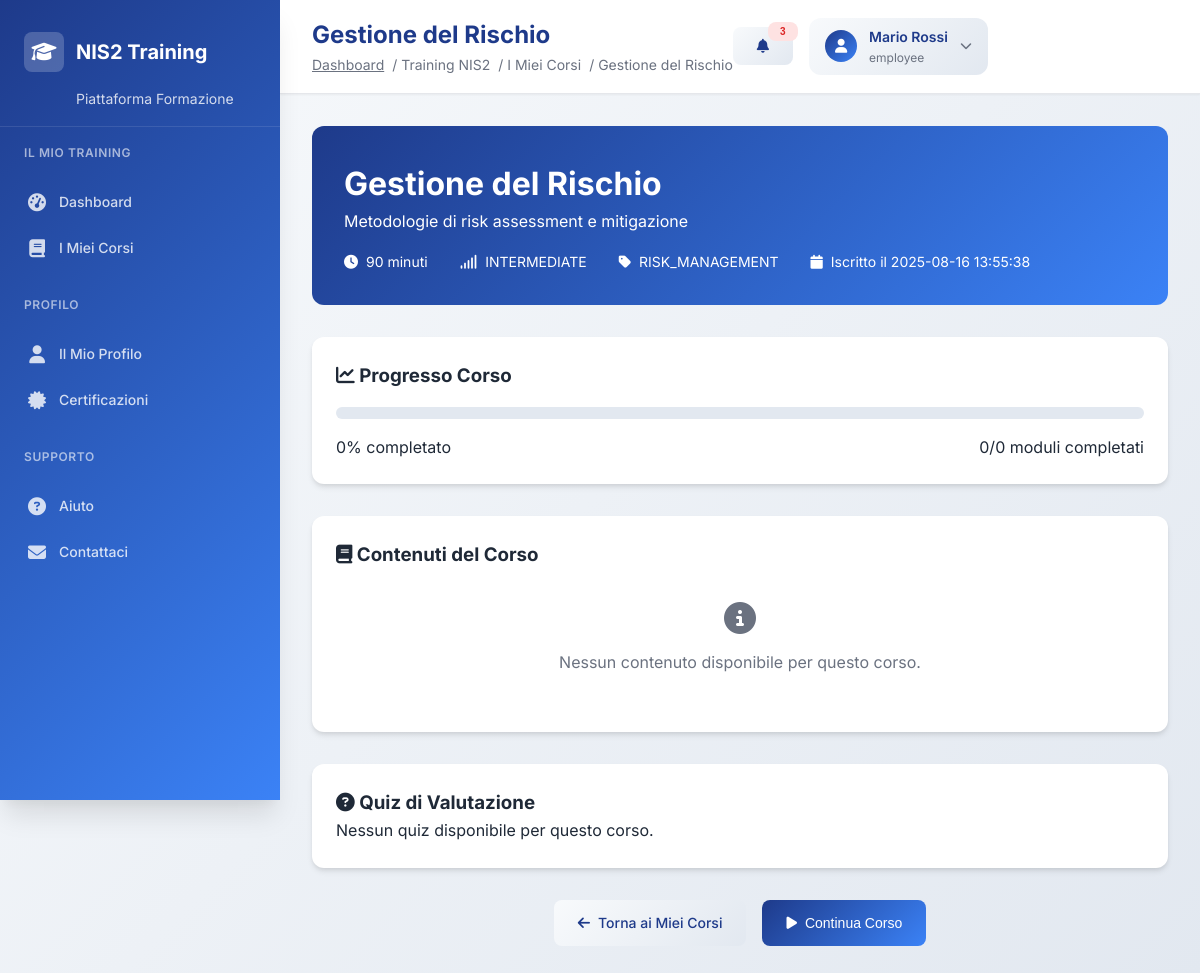
The page /training/course/4 (signed in) on the database as committed earlier.
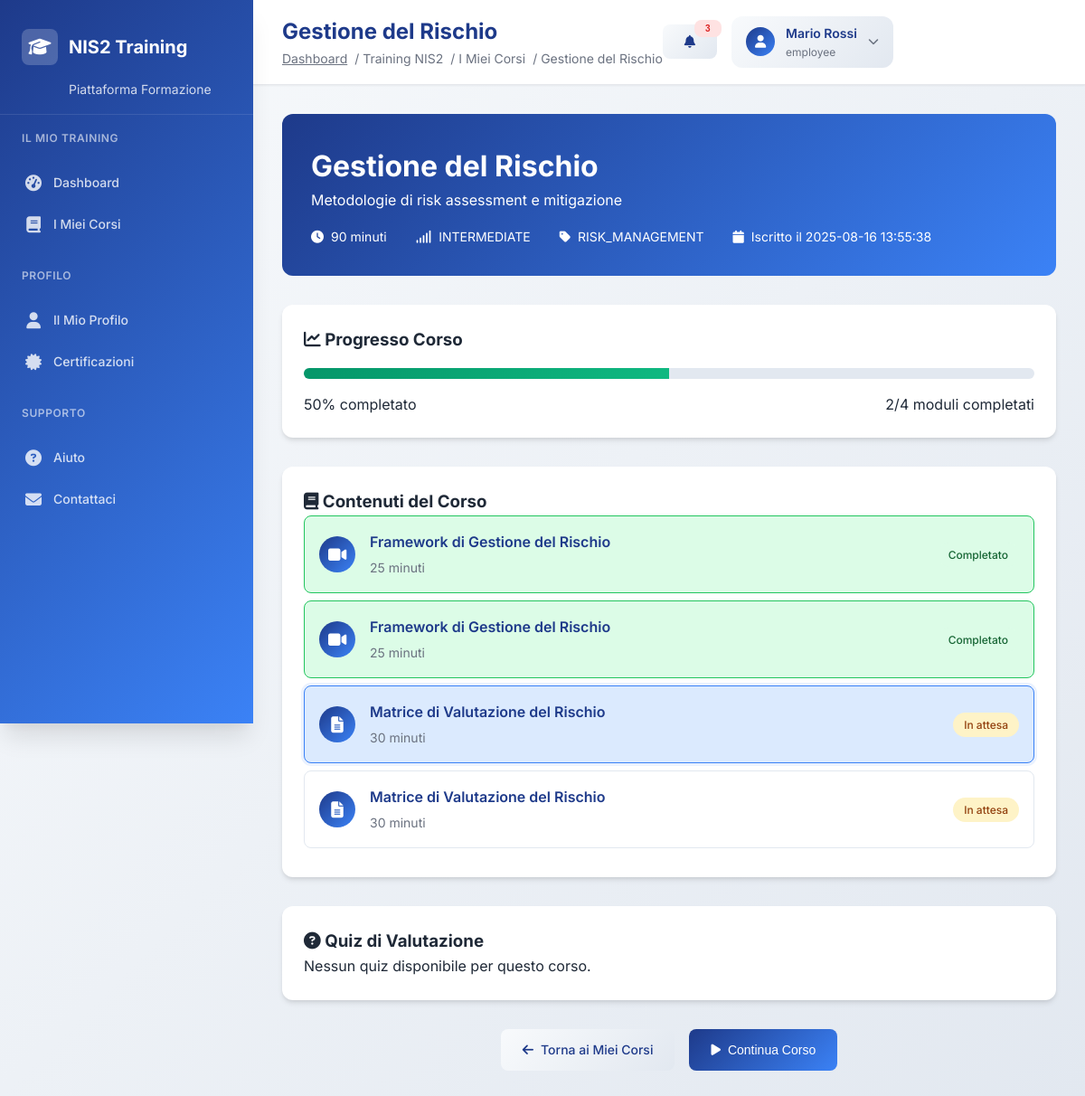
The same page on the database as committed later.
### tables this page shows
CREATE TABLE training_course_content (
                id INTEGER PRIMARY KEY AUTOINCREMENT,
                course_id INTEGER NOT NULL,
                title TEXT NOT NULL,
                content_type TEXT NOT NULL,
                content TEXT NOT NULL,
                order_index INTEGER NOT NULL,
                duration_minutes INTEGER,
                FOREIGN KEY (course_id) REFERENCES training_courses (id)
            );

### training_api.py (the view)
@training_router.get("/course/{enrollment_id}")
async def course_view_page(request: Request, enrollment_id: int):
    from unified_login import get_current_admin
    admin_user = get_current_admin(request)
    user = await get_current_user(request)
    employee = await get_current_employee(request)
    current_user = None
    if admin_user:
        current_user = admin_user
    elif user:
        current_user = user
    elif employee:
        current_user = employee
    else:
        return RedirectResponse(url="/unified-login")
    try:
        conn = sqlite3.connect('nis2_supply_chain.db')
        cursor = conn.cursor()
        company_id = None
        if admin_user:
            company_id = 1
        elif user:
            company_id = user.get("company_id", 1)
        elif employee:
            company_id = employee.get("company_id", 1)
        cursor.execute("""
            SELECT e.id, e.enrollment_date, e.completion_date, e.status, e.score,
                   c.id as course_id, c.title, c.description, c.category, c.duration_minutes, c.difficulty_level,
                   te.id as employee_id, te.name as employee_name
            FROM training_enrollments e
            JOIN training_courses c ON e.course_id = c.id
            JOIN training_employees te ON e.employee_id = te.id
            WHERE e.id = ? AND te.company_id = ?
        """, (enrollment_id, company_id))
        row = cursor.fetchone()
        if not row:
            raise HTTPException(status_code=404, detail="Iscrizione non trovata")
        enrollment = {
            'enrollment_id': row[0],
            'enrollment_date': row[1],
            'completion_date': row[2],
            'status': row[3],
            'score': row[4]
        }
        course = {
            'id': row[5],
            'title': row[6],
            'description': row[7],
            'category': row[8],
            'duration_minutes': row[9],
            'difficulty_level': row[10]
        }
        quiz = training.get_course_quiz(course['id'])
        course_contents = training.get_course_content(course['id'])
        total_modules = len(course_contents) if course_contents else 0
        completed_modules = 0
        if total_modules > 0:
            completed_modules = min(2, total_modules)
        progress = int((completed_modules / total_modules) * 100) if total_modules > 0 else 0
        conn.close()
        template_name = "training_employee_course_view.html" if employee else "training_course_view.html"
        return templates.TemplateResponse(template_name, {
            "request": request,
            "user": current_user,
            "employee": employee,  # Aggiungi employee per il template dipendente
            "enrollment": enrollment,
            "course": course,
            "quiz": quiz,
            "course_contents": course_contents,
            "progress": progress,
            "completed_modules": completed_modules,
            "total_modules": total_modules
        })
    except Exception as e:
        return templates.TemplateResponse("training_course_view.html", {
            "request": request,
            "user": current_user,
            "enrollment": None,
            "course": None,
            "quiz": None,
            "progress": 0,
            "completed_modules": 0,
            "total_modules": 0,
            "error": str(e)
        })

### templates/training_employee_course_view.html (shortened to what the changed rows need)
{% extends "employee_base.html" %}
{% block page_title %}{{ course.title }}{% endblock %}
{% block content %}
<div class="course-header">
    <h1>{{ course.title }}</h1>
</div>
<div class="progress-section">
    <div class="progress-bar">
        <div class="progress-fill" style="width: {{ progress }}%"></div>
    </div>
    <div style="display: flex; justify-content: space-between; align-items: center;">
        <span>{{ progress }}% completato</span>
        <span>{{ completed_modules }}/{{ total_modules }} moduli completati</span>
    </div>
</div>
<div class="content-section">
    {% if course_contents %}
        {% for content in course_contents %}
                 <div class="content-item {% if loop.index <= completed_modules %}completed{% elif loop.index == completed_modules + 1 %}current{% endif %}"
              data-content-id="{{ content.id }}"
              data-content-type="{{ content.content_type }}"
              onclick="showContent({{ content.id }})">
            <div class="content-icon">
                {% if content.content_type == 'VIDEO' %}
                    <i class="fas fa-video"></i>
                {% elif content.content_type == 'LESSON' %}
                    <i class="fas fa-play"></i>
                {% elif content.content_type == 'MODULE' %}
                    <i class="fas fa-cube"></i>
                {% elif content.content_type == 'DOCUMENT' %}
                    <i class="fas fa-file-pdf"></i>
                {% else %}
                    <i class="fas fa-file-alt"></i>
                {% endif %}
            </div>
            <div class="content-info">
                <div class="content-title">{{ content.title }}</div>
                <div class="content-duration">
                    {% if content.duration_minutes %}
                        {{ content.duration_minutes }} minuti
                    {% else %}
                        Contenuto
                    {% endif %}
                </div>
            </div>
            <span class="content-status {% if loop.index <= completed_modules %}status-completed{% else %}status-pending{% endif %}">
                {% if loop.index <= completed_modules %}
                    Completato
                {% else %}
                    In attesa
                {% endif %}
            </span>
        </div>
        {% endfor %}
    {% else %}
        <div style="text-align: center; padding: 2rem; color: var(--secondary-gray);">
            <i class="fas fa-info-circle" style="font-size: 2rem; margin-bottom: 1rem;"></i>
            <p>Nessun contenuto disponibile per questo corso.</p>
        </div>
    {% endif %}
</div>
 {% endblock %}

Rows that differ between the two databases and show on the page:
added training_course_content: content_type "VIDEO" (drawn), title "Framework di Gestione del Rischio", duration_minutes "25", shows "Completato"
added training_course_content: content_type "VIDEO" (drawn), title "Framework di Gestione del Rischio", duration_minutes "25", shows "Completato"
added training_course_content: content_type "INTERACTIVE" (drawn), title "Matrice di Valutazione del Rischio", duration_minutes "30", shows "In attesa"
added training_course_content: content_type "INTERACTIVE" (drawn), title "Matrice di Valutazione del Rischio", duration_minutes "30", shows "In attesa"
Other text that changed with them:
{{ progress }}: "0" → "50"
{{ completed_modules }}: "0" → "2"
{{ total_modules }}: "0" → "4"
text no longer shown: "Nessun contenuto disponibile per questo corso."
